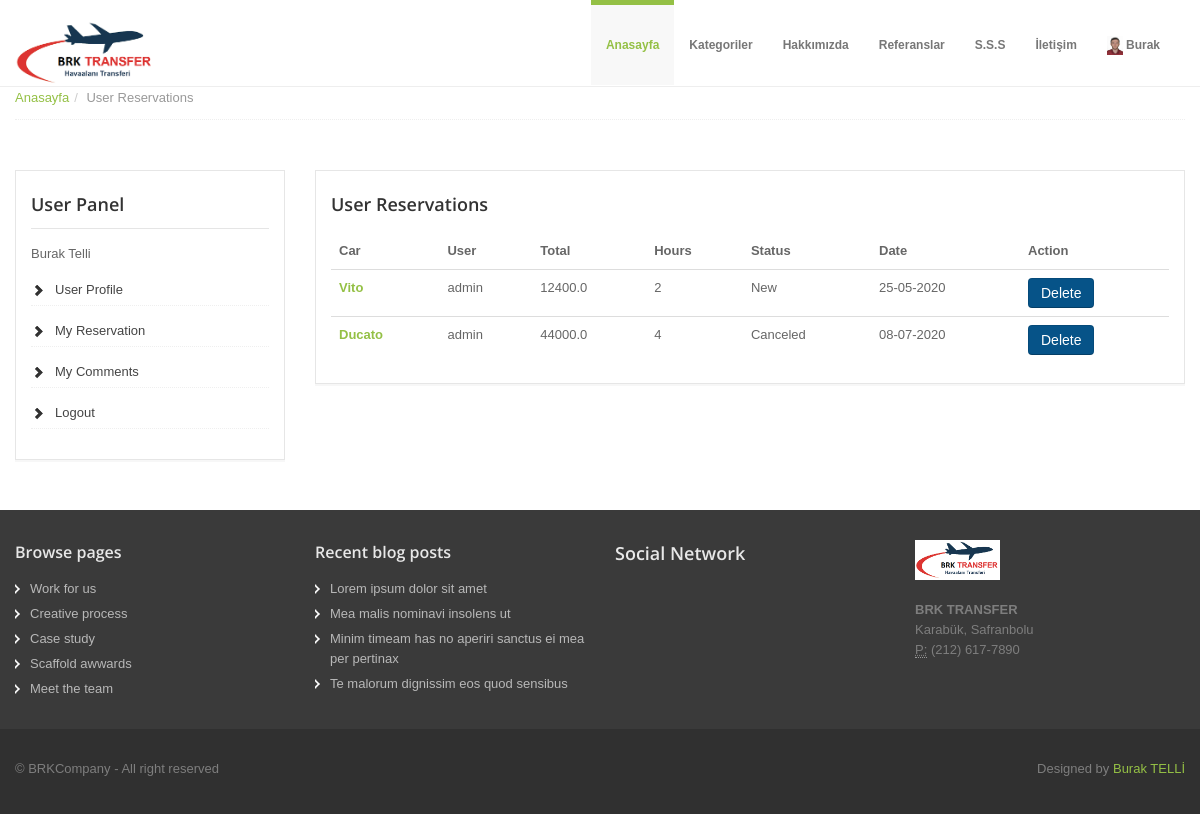
The app's page /user/reservations/ (signed in) with its own data.
### home/models.py (models this page shows, shortened)
class UserProfile(models.Model):
    user = models.OneToOneField(User, on_delete=models.CASCADE)
    phone = models.CharField(blank=True, max_length=20)
    address = models.CharField(blank=True, max_length=150)
    city = models.CharField(blank=True, max_length=20)
    country = models.CharField(blank=True, max_length=20)
    image = models.ImageField(blank=True, upload_to='images/users/')
    def user_name(self):
        return '[' +self.user.username + '] ' +self.user.first_name+self.user.last_name
    def image_tag(self):
        return mark_safe('<img src="{}" height="50"/>'.format(self.image.url))
    image_tag.short_description = 'Image'

### car/models.py (models this page shows, shortened)
class Reservation(models.Model):
    STATUS = (
        ('New', 'New'),
        ('Accepted', 'Accepted'),
        ('Completed', 'Completed'),
        ('Canceled', 'Canceled'),
    )
    car = models.ForeignKey(Car, on_delete=models.CASCADE)
    user = models.ForeignKey(User, on_delete=models.CASCADE)
    name = models.CharField(max_length=50, blank=True)
    surname = models.CharField(max_length=50, blank=True)
    hours = models.IntegerField(blank=True)
    status = models.CharField(max_length=10, choices=STATUS, default='New')
    check_in = models.DateField(default=date.today().strftime('%d-%m-%Y'), blank=True)
    create_at = models.DateTimeField(auto_now_add=True)
    update_at = models.DateTimeField(auto_now=True)
    @property
    def total(self):
        return (self.hours * self.car.price)

class Car(models.Model):
    STATUS = (
        ('True', 'Evet'),
        ('False', 'Hayır'),
    )
    category = models.ForeignKey(Category, on_delete=models.CASCADE)
    title = models.CharField(blank=True, max_length=150)
    keywords = models.CharField(blank=True, max_length=255)
    description = models.CharField(blank=True, max_length=255)
    marka = models.CharField(blank=True, max_length=255)
    model = models.CharField(blank=True, max_length=255)
    kisi_sayisi = models.IntegerField()
    image = models.ImageField(blank=True, upload_to='images/')
    price = models.FloatField()
    detail = RichTextUploadingField()
    slug = models.SlugField(null=False, unique=True)
    status = models.CharField(max_length=10, choices=STATUS)
    create_at = models.DateTimeField(auto_now_add=True)
    update_at = models.DateTimeField(auto_now = True)
    def image_tag(self):
        return mark_safe('<img src="{}" height="50"/>'.format(self.image.url))
    image_tag.short_description = 'Image'

### user/views.py (the view)
# urls.py: path('reservations/', views.reservations, name='reservations')
@login_required(login_url='/login')
def reservations(request):
    category = Category.objects.all()
    current_user = request.user
    reservations = Reservation.objects.filter(user_id = current_user.id)
    if current_user.is_authenticated:
        profile = UserProfile.objects.get(user_id=current_user.id)
        context = {
            'category': category,
            'reservations': reservations,
            'profile': profile,
        }
        return render(request, 'user_reservations.html', context)
    else:
        context = {
            'category': category,
            'reservations': reservations,
        }
        return render(request, 'user_reservations.html', context)

### user/templates/user_reservations.html (shortened to what this page needs)
{% extends "homebase.html" %}
{% block body %}
<section id="breadcrumb">
    <div class="container">
        <div class="row">
            <div class="span12">
                <ul class="breadcrumb notop">
                    <li><a href="/">Anasayfa</a><span class="divider">/</span></li>
                    <li class="active">User Reservations</li>
                </ul>
            </div>
        </div>
    </div>
</section>
<section id="maincontent">
    <div class="container">
        <div class="row">
            <div class="span3">
                <aside>
                    {% include "user_panel.html" %}
                </aside>
            </div>
            <div class="span9">
                <aside>
                    <h4>User Reservations</h4>
                    <table class="table">
                        <thead>
                        <tr>
                            <th>Car</th>
                            <th>User</th>
                            <th>Total</th>
                            <th>Hours</th>
                            <th>Status</th>
                            <th>Date</th>
                            <th>Action</th>
                        </tr>
                        </thead>
                        <tbody>
                        {% for rs in reservations %}
                        <tr>
                            <td>
                                <a href="/car/{{ rs.car_id }}/{{ rs.car.slug }}">
                                    <strong>{{ rs.car.title}}</strong>
                                </a>
                            </td>
                            <td>{{ rs.user }}</td>
                            <td>{{ rs.total }}</td>
                            <td>{{ rs.hours }}</td>
                            <td>{{ rs.status }}</td>
                            <td>{{ rs.check_in | date:'d-m-Y' }}</td>
                            <td><a class="btn btn-primary" href="/user/deletereservation/{{ rs.id }}" onclick="return confirm('Will be deleted ! Are you sure')">Delete</a></td>
                        {% endfor %}
                        </tbody>
                    </table>
                </aside>
            </div>
        </div>
    </div>
</section>
{% endblock %}

### home/templates/header.html (shortened to what this page needs)
{% load static %}
<header>
  <div class="navbar navbar-fixed-top">
    <div class="navbar-inner">
      <div class="container">
        <a class="brand logo" href="/"><img src="{% static 'assets/img/resim.png'%}" height="140" width="140" alt=""></a>
        <div class="navigation">
          <nav>
            <ul class="nav topnav">
              <li class="dropdown active">
                <a href="/">Anasayfa</a>
              </li>
              <li class="dropdown">
                <a href="#">Kategoriler</a>
                  {% load mptt_tags %}
              </li>
              <li class="dropdown">
                <a href="/hakkimizda">Hakkımızda</a>
              </li>
              <li class="dropdown">
                <a href="/referanslar">Referanslar</a>
              </li>
              <li class="dropdown">
                <a href="/sss">S.S.S</a>
              </li>
              <li class="dropdown">
                <a href="/iletisim">İletişim</a>
              </li>
              <li class="dropdown">
                {% if user.id is not None %}
                <a href="#"><img alt="image" src="{{ profile.image.url }}" style="height: 19px">
                  {{ user.first_name }}</a>
                {% else %}
                <a href="#">Login/Join</a>
                {% endif %}
              </li>
            </ul>
          </nav>
        </div>
      </div>
    </div>
  </div>
</header>

### user/templates/user_panel.html
<div class="widget">
    <h4>User Panel</h4>
    {{ user.first_name }}
    {{ user.last_name }}
    <ul class="cat">
        <li><a href="/user">User Profile</a></li>
        <li><a href="/user/reservations">My Reservation</a></li>
        <li><a href="/user/comments">My Comments</a></li>
        <li><a href="/logout">Logout</a></li>
    </ul>
</div>

### home/static/assets/css/docs.css (style rules this page uses)
section { padding-top: 30px; }
h2 + table, h3 + table, h4 + table, h2 + .row { margin-top: 5px; }

### home/static/assets/css/style.css (style rules this page uses)
.row { margin-bottom: 20px; }
header .navbar .brand.logo { padding: 0; margin-left: 0; margin-top: 20px; }
.navbar .nav { margin-top: 5px; }
.navbar .nav li.active { margin-top: -5px; }
.navbar .nav li.active a, .navbar .nav li.active a:hover { background: #f8f8f8; }
.navbar ul.topnav { float: right; }
.navbar .nav>li>a { float: none; font-size: 12px; padding: 30px 15px 30px; color: #777777; text-decoration: none; text-shadow: none; font-weight: bold; }
#maincontent { z-index: 1000; margin-top: 0px; }
aside { padding: 20px 15px 0 15px; margin: 0 0 30px 0; border: 1px solid #e6e6e6; -webkit-box-shadow: 0 2px 0 rgba(0, 0, 0, 0.03); -moz-box-shadow: 0 2px 0 rgba(0, 0, 0, 0.03); box-shadow: 0 2px 0 rgba(0, 0, 0, 0.03); -webkit-box-sizing: border-box; -moz-box-sizing: border-box; box-sizing: border-box; }
aside .widget { margin-bottom: 30px; }
aside .widget ul { list-style: none; margin-left: 0; }
aside .widget ul li { border-bottom: 1px dotted #efefef; margin: 15px 0 0 0; padding-bottom: 5px; }
aside .widget h4 { border-bottom: 1px solid #e5e5e5; padding-bottom: 10px; margin-bottom: 15px; }
aside .widget ul.cat { list-style: none; margin-left: 0; }
aside .widget ul.cat li { padding-left: 24px; background-image: url("../img/glyphicons-halflings.png"); background-repeat: no-repeat; background-position: -456px -69px; }
aside .widget ul.cat li a { color: #444; }
#breadcrumb .breadcrumb { margin: -30px 0 0 0; border-bottom: 1px dotted #eeeeee; padding-bottom: 10px; }
.breadcrumb>li { display: inline-block; *display: inline; line-height: 1.6em; *zoom: 1; }
.breadcrumb>li>.divider { padding: 0 5px; color: #ccc; }

### home/static/assets/color/default.css (style rules this page uses)
a { color: #94c045; }
.navbar .nav li.active { border-top:5px solid #94c045; }
.navbar .nav li.active a { color:#94c045; }

### records on screen
UserProfile: image (picture)
Reservation: car "Vito", user "admin", total "12400.0", hours "2", status "New", check_in "25-05-2020"
Reservation: car "Ducato", user "admin", total "44000.0", hours "4", status "Canceled", check_in "08-07-2020"

### other values on screen
{{ user.first_name }} "Burak"
{{ user.last_name }} "Telli"
